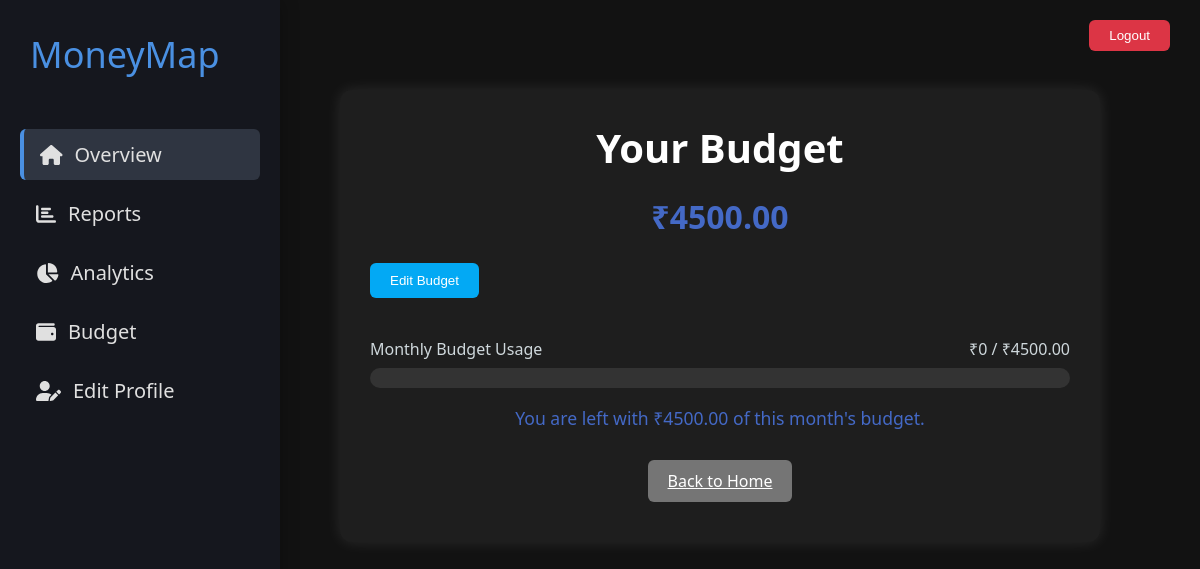
Before: /budget/ (signed in) with the older database file.
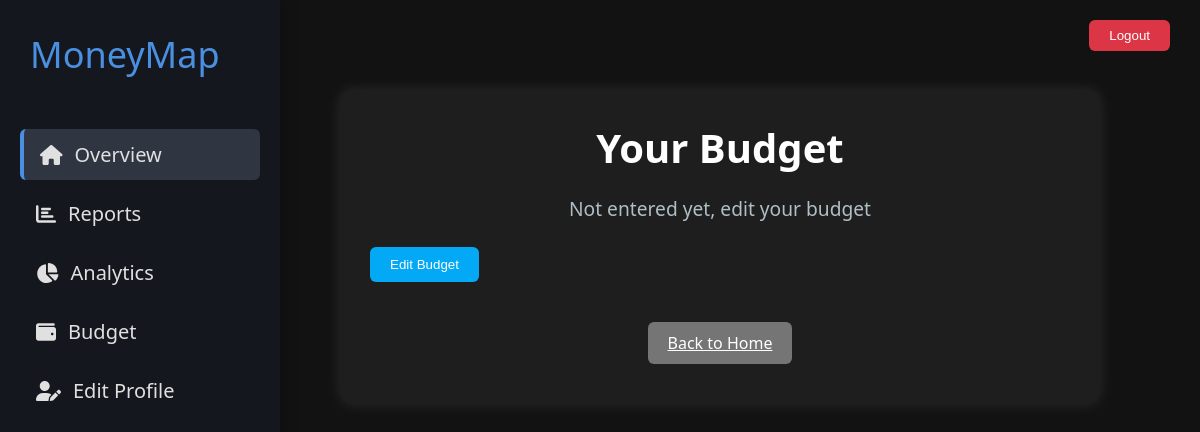
After: the same page with the newer database file.
### budgeting/models.py (models this page shows, shortened)
class Budget(models.Model):
    user = models.ForeignKey(User, on_delete=models.CASCADE)
    amount = models.DecimalField(max_digits=12, decimal_places=2)
    month = models.IntegerField()
    year = models.IntegerField()
    created_at = models.DateTimeField(auto_now_add=True)
    updated_at = models.DateTimeField(auto_now=True)
    class Meta:
        app_label = 'budgeting'  # Explicitly define app_label
        unique_together = ['user', 'month', 'year']

### budgeting/views.py (the view)
# urls.py: path('', views.budget_page, name='budget_page'),
@login_required
def budget_page(request):
    current_date = timezone.now()
    current_month = current_date.month
    current_year = current_date.year
    try:
        budget_obj = Budget.objects.get(
            user=request.user,
            month=current_month,
            year=current_year
        )
        budget = budget_obj.amount
    except Budget.DoesNotExist:
        budget = None
    if budget:
        total_expenses = Expense.objects.filter(
            user=request.user,
            date__month=current_month,
            date__year=current_year
        ).aggregate(Sum('amount'))['amount__sum'] or 0
        spent = total_expenses
        remaining = budget - spent
        progress_percentage = min((spent / budget) * 100, 100) if budget > 0 else 0
    else:
        spent = 0
        remaining = 0
        progress_percentage = 0
    context = {
        'budget': budget,
        'spent': spent,
        'remaining': remaining,
        'abs_remaining': abs(remaining),
        'progress_percentage': progress_percentage,
    }
    return render(request, 'budgeting/budget.html', context)

### budgeting/templates/budgeting/budget.html (shortened to what this page needs)
{% extends 'base.html' %}
{% load static %}
{% block content %}
<div class="budget-container">
    <div class="budget-header">
        <h1>Your Budget</h1>
        <div class="budget-display" id="budgetDisplay">
            {% if budget %}
                <span class="budget-amount">₹{{ budget }}</span>
            {% else %}
                <span class="budget-empty">Not entered yet, edit your budget</span>
            {% endif %}
        </div>
        <button id="editBudgetBtn" class="btn">Edit Budget</button>
    </div>
    {% if budget %}
    <div class="budget-progress-section">
        <div class="progress-info">
            <div class="progress-label">Monthly Budget Usage</div>
            <div class="progress-values">
                <span id="spentAmount">₹{{ spent }}</span> / <span id="totalBudget">₹{{ budget }}</span>
            </div>
        </div>
        <div class="progress-bar">
        </div>
        <div class="remaining-budget">
            {% if budget %}
                {% if remaining >= 0 %}
                    <p class="text-success fs-5 mt-3">You are left with ₹{{ remaining|floatformat:2 }} of this month's budget.</p>
                {% else %}
                    <p class="text-danger fs-5 mt-3">You have exceeded your budget by ₹{{ abs_remaining|floatformat:2 }}.</p>
                {% endif %}
            {% else %}
                <p class="text-warning fs-5 mt-3">No budget set for this month.</p>
            {% endif %}
        </div>
    </div>
    {% endif %}
    <div class="navigation">
        <a href="{% url 'dashboard' %}" class="btn btn-secondary">Back to Home</a>
    </div>
</div>
{% endblock %}

Changed rows visible on the page:
removed Budget: amount "4500.00"
Other visible differences:
{{ spent }}: "0" → (not shown)
{{ remaining|floatformat:2 }}: "4500.00" → (not shown)
text no longer shown: "₹ Monthly Budget Usage ₹ / ₹ You are left with ₹ of this month's budget."
text now shown: "Not entered yet, edit your budget"
